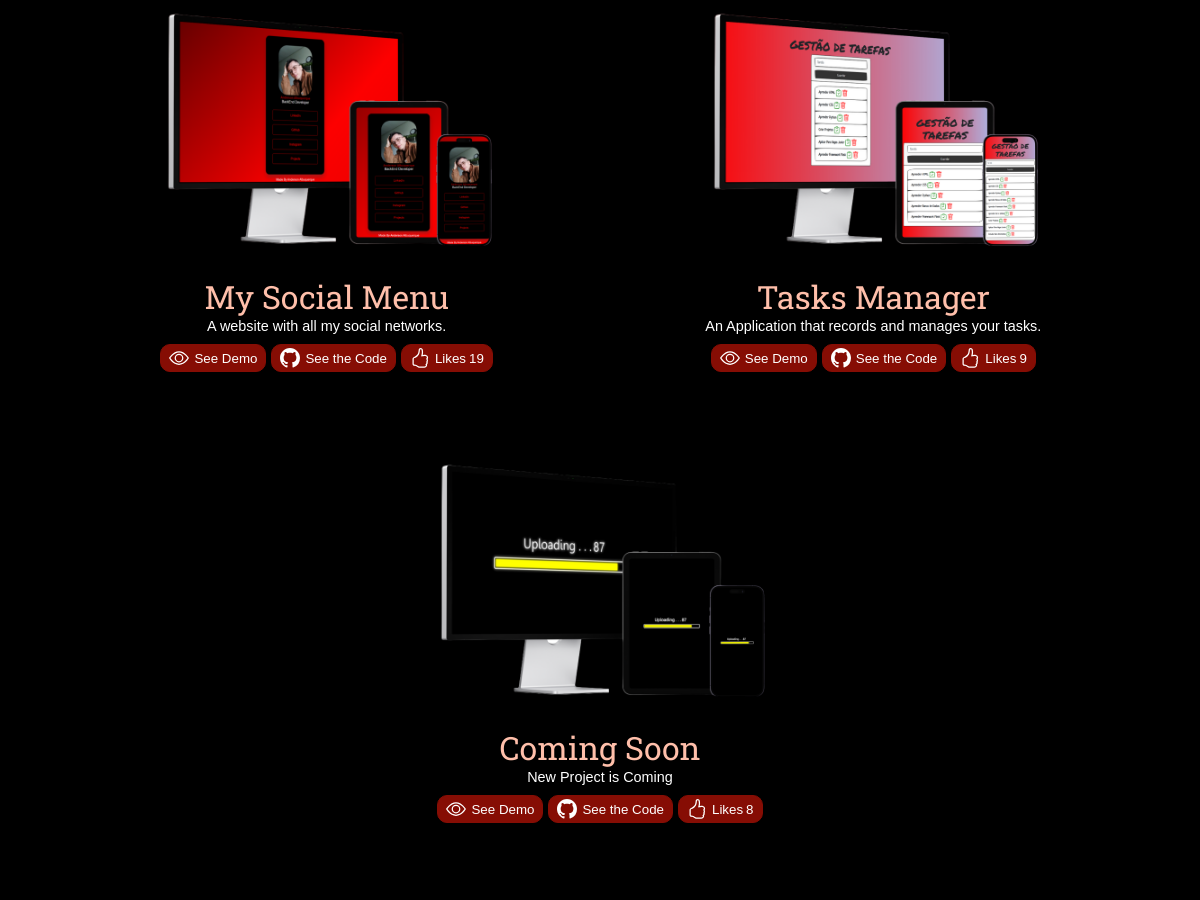
Before: / (middle part) with the older database file.
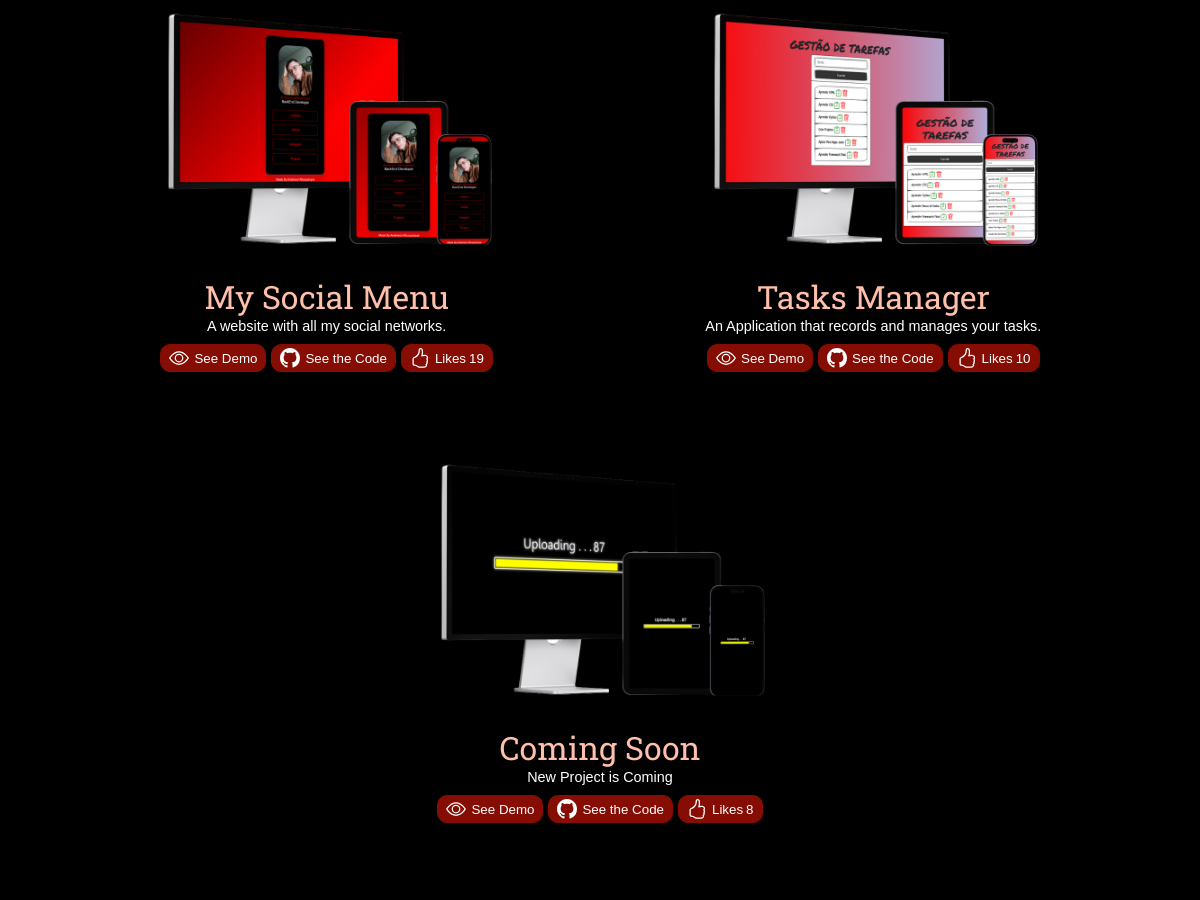
After: the same page with the newer database file.
### app/models/tables_db.py (models this page shows, shortened)
class CardProject(database.Model):
    __tablename__ = "cards"
    id = database.Column(database.Integer, primary_key=True)
    image_url = database.Column(database.String, nullable=True)
    title = database.Column(database.String, nullable=True, unique=True)
    description = database.Column(database.String, nullable=True)
    demo_url = database.Column(database.String, nullable=True)
    git_code_url = database.Column(database.String, nullable=True)
    like_count = database.Column(database.Integer, default=0)

### app/controllers/default.py (the view)
@app.route('/index')  # Initial Route to WebSite
@app.route('/')
def index():
    data_projects = CardProject.query.all()  # Here me we collect all information in database about the Card Projects
    return render_template("index.html", data_projects=data_projects)  # We render the html with the variable info

### app/templates/index.html (shortened to what this page needs)
<!DOCTYPE html>
<html lang="en">
<head>
    <link rel="stylesheet" href="{{url_for('static', filename='main.css')}}">
</head>
<body>
    <main class="my-projects-cards">
        {% for card in data_projects %}
        <div class="cards">
            <div class="card-project">
                <a href="{{ card.demo_url }}">
                <img src="{{ url_for('static', filename=card.image_url) }}" alt="image-project" class="mockup">
                <p class="text-title">{{ card.title }}</p>
                    <p class="legend">{{ card.description }}</p>
                </a>
                <div class="buttons-card">
                    <a href="{{ card.demo_url }}" class="text-link">
                        <button class="button">
                            See Demo
                        </button>
                    </a>
                    <a href="{{ card.git_code_url }}" class="text-link">
                        <button class="button">
                            See the Code
                        </button>
                    </a>
                        <button class="button likeButton" data-project-id="{{ card.id }}">
                            Likes <span id="likeCount_{{ card.id }}" class="count-number">{{ card.like_count }}</span>
                    </button>
                </div>
            </div>
        </div>
        {% endfor %}
    </main>
</body>
</html>

### app/static/main.css (style rules this page uses)
* { margin: 0; padding: 0; font-family: 'Roboto Slab', serif; color: white; text-decoration: none; }
body { display: flex; flex-direction: column; align-items: center; }
.text-title { font-size: 2rem; color: #ffbfaa; }
.text-link { color: #860d04; font-family: arial; }
main { display: flex; align-items: center; justify-content: space-evenly; background: black; padding-top: 50px; min-height: 100vh; width: 100%; flex-wrap: wrap; padding: 40px 0px; }
.cards { display: flex; align-items: center; justify-content: center; width: 100%; max-width: 400px; margin: 20px; }
.mockup { width: 100%; height: auto; }
.legend { font-family: Arial; font-size: 0.9rem; }
.buttons-card { display: flex; justify-content: space-around; padding-top: 10px; }
.buttons-card a { padding-right: 5px; }
.button { display: flex; flex-direction: row; align-items: center; color: #860d04; font-family: arial; padding: 3px 8px; background: #860d04; color: #fff; border-radius: 10px; border: 1px solid #860d04; cursor: pointer; }
.button svg { fill: #fff; padding-right: 5px; }
.count-number { color: #fff; font-family: arial; padding-left: 3px; }
.card-project { display: flex; flex-direction: column; align-items: center; margin: 20px; max-width: 400px; }
.card-project p { display: flex; justify-content: center; }
.card-project a { transition: transform linear 0.4s; position: relative; top: 0; }

Changed rows visible on the page:
changed CardProject "Tasks Manager": like_count "9" → "10"
